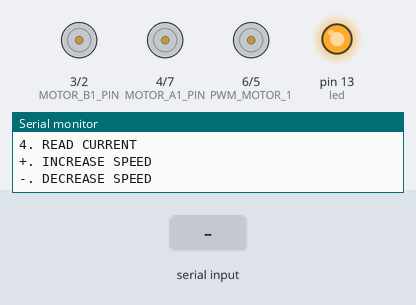
Bench run of a sketch on a simulated Arduino Uno, built with avr-gcc and run on an emulated ATmega328P. On the bench: motor-driver pin pairs drawn as motors (green arrow = first pin HIGH = forward, orange = second pin HIGH = backward, longer = more drive), output pins drawn as LEDs (lit = HIGH), the last lines printed to the serial monitor. The test bench sets the inputs (shaded band).

Above: at 1.2 s.
1.3 s: "8\n" received over Serial
At 2.4 s:
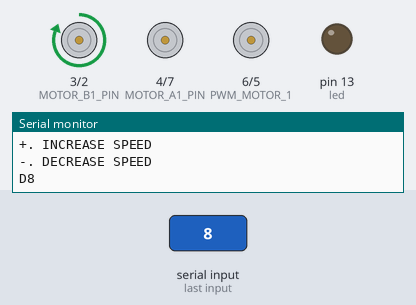
4.3 s: "9\n" received over Serial
At 5.4 s:
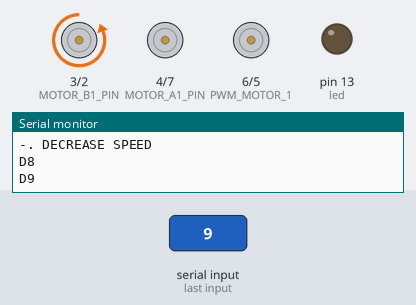
7.3 s: "4\n" received over Serial
At 8.4 s:
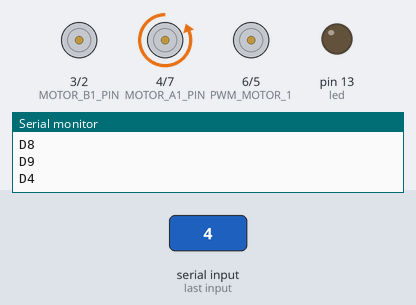
10.3 s: "5\n" received over Serial
At 11.4 s:
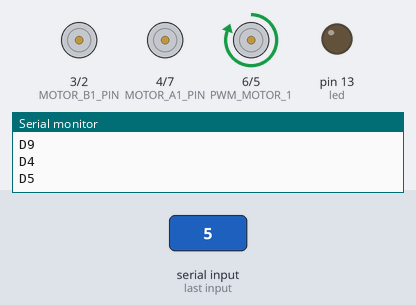
13.3 s: "6\n" received over Serial
At 14.4 s:
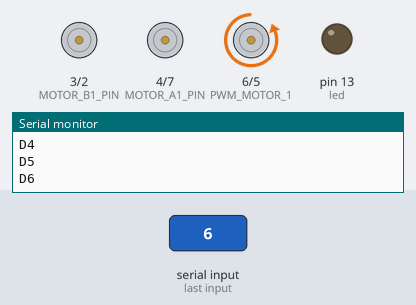
16.3 s: "7\n" received over Serial
At 17.4 s:
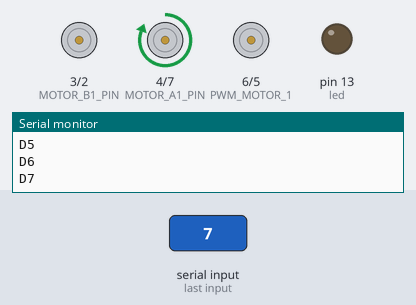
Timing chart, 0 to 20.3 s (numbered marks = the images above; inputs shaded):
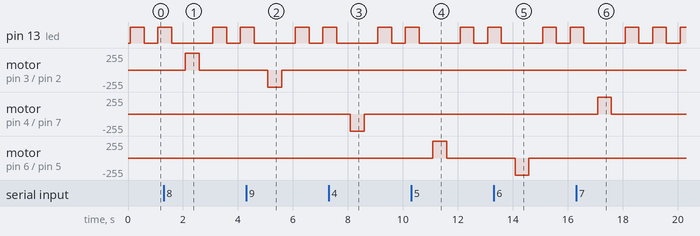

Measured:
- after the input at 1.3 s, motor on pin 3 (MOTOR_B1_PIN) / pin 2 (MOTOR_B2_PIN): stopped → forward 255/255 after 0.79 s, → stopped 0.50 s later
- after the input at 4.3 s, motor on pin 3 (MOTOR_B1_PIN) / pin 2 (MOTOR_B2_PIN): stopped → backward 255/255 after 0.79 s, → stopped 0.50 s later
- after the input at 7.3 s, motor on pin 4 (MOTOR_A1_PIN) / pin 7 (MOTOR_A2_PIN): stopped → backward 255/255 after 0.79 s, → stopped 0.50 s later
- after the input at 10.3 s, motor on pin 6 (PWM_MOTOR_1) / pin 5 (PWM_MOTOR_2): stopped → forward 255/255 after 0.79 s, → stopped 0.50 s later
- after the input at 13.3 s, motor on pin 6 (PWM_MOTOR_1) / pin 5 (PWM_MOTOR_2): stopped → backward 255/255 after 0.79 s, → stopped 0.50 s later
- after the input at 16.3 s, motor on pin 4 (MOTOR_A1_PIN) / pin 7 (MOTOR_A2_PIN): stopped → forward 255/255 after 0.79 s, → stopped 0.50 s later
- by itself, pin 13 (led): repeats every 1.0 s: HIGH 0.50 s, LOW 0.50 s

The sketch:

test-buf-teensy-moto-2wd.ino
```cpp
/*
 Christopher Coballes
 Hi-Techno Barrio
 -Test on Encoder
 -Test on Direction
 -Test on Speed
 -MCU: Teesy LC/4.0/3.2
 */
// Teensy -LM2596-5V MOTO

#define BUFF_STATE_DIR  8   // Tri-State
#define EN_PIN_1        0   // A0
#define PWM_MOTOR_1     6   // D5
#define MOTOR_A1_PIN    4   // D7
#define MOTOR_B1_PIN    3   // D8

#define EN_PIN_2        1   // A1
#define PWM_MOTOR_2     5   // D6
#define MOTOR_A2_PIN    7   // D4
#define MOTOR_B2_PIN    2   // D9 -OK


// Teensy -LM2596-5V MOTO
//#define MOTOR1_PWM   6   // D5
//#define MOTOR2_PWM   5   // D6
//#define MOTOR1_EN    0   // A0
//#define MOTOR2_EN    1   // A1
//#define BUFF_CTL     9   // Tri-State
//#define MOTOR1_IN_A  4   // D7
//#define MOTOR1_IN_B  3   // D8
//#define MOTOR2_IN_A  8   // D4
//#define MOTOR2_IN_B  2   // D9
int led = 13;


//   avoid using pins with LEDs attached
void setup()
{
   Serial.println("Basic Encoder + Motor Test:");
  pinMode(MOTOR_A1_PIN, OUTPUT);
  pinMode(MOTOR_A1_PIN, OUTPUT);
  pinMode(MOTOR_B1_PIN, OUTPUT);

  pinMode(MOTOR_A2_PIN, OUTPUT);
  pinMode(MOTOR_B2_PIN, OUTPUT);

  pinMode(PWM_MOTOR_1, OUTPUT);
  pinMode(PWM_MOTOR_2, OUTPUT);
  pinMode(led, OUTPUT);
  pinMode(EN_PIN_1, OUTPUT);
  pinMode(EN_PIN_2, OUTPUT);

  Serial.begin(9600);              // Initiates the serial to do the monitoring
  Serial.println("Begin motor control");
  Serial.println(); //Print function list for user selection
  Serial.println("Enter number for control option:");
  Serial.println("1. STOP");
  Serial.println("2. FORWARD");
  Serial.println("3. REVERSE");
  Serial.println("4. READ CURRENT");
  Serial.println("+. INCREASE SPEED");
  Serial.println("-. DECREASE SPEED");
  Serial.println();
}

void loop()
{

  twinkle();

  char  user_input;
  String serialReceived;
  digitalWrite(BUFF_STATE_DIR, LOW);
  while(Serial.available())
  {
    serialReceived = Serial.readStringUntil('\n');
    user_input = serialReceived.charAt(0);
    resets();
    switch(user_input)
    {
     case  '0' :
       testZero();
     break;
     case  '1' :
       testOne();
     break;
      case '8' :
       testEight();
     break;
     case '9' :
       testNine();
     break;
      case '4' :
       testFour();
     break;
     case '5' :
       testFive();
     break;
     case '6' :
       testSix();
     break;
     case '7'  :
       testSeven();
     break;
    default:
      Serial.println("Invalid option entered.");
      break;
    } // switch
  } // while
 } //loop

// resets()
void resets()
{

   digitalWrite(MOTOR_A1_PIN, LOW);
  digitalWrite(MOTOR_A1_PIN, LOW);
  digitalWrite(MOTOR_B1_PIN, LOW);

  digitalWrite(MOTOR_A2_PIN, LOW);
  digitalWrite(MOTOR_B2_PIN, LOW);

  digitalWrite(PWM_MOTOR_1, LOW);
  digitalWrite(PWM_MOTOR_2, LOW);

  digitalWrite(EN_PIN_1, LOW);
  digitalWrite(EN_PIN_2, LOW);

}

//zero
void  testZero()
{
  Serial.println("A0");
  digitalWrite(EN_PIN_1, HIGH);   // turn the LED on (HIGH is the voltage level)
  delay(500);                  // wait for a second
  digitalWrite(EN_PIN_1, LOW);    // turn the LED off by making the voltage LOW
 delay(500);
}
//one
void  testOne()
{
  Serial.println("A1");
 digitalWrite(EN_PIN_2, HIGH);   // turn the LED on (HIGH is the voltage level)
 delay(500);                  // wait for a second
 digitalWrite(EN_PIN_2, LOW);    // turn the LED off by making the voltage LOW
  delay(500); ;
}
//two
void  testNine()
{
  Serial.println("D9");
  digitalWrite(MOTOR_B2_PIN, HIGH);   // turn the LED on (HIGH is the voltage level)
  delay(500);                  // wait for a second
  digitalWrite(MOTOR_B2_PIN, LOW);    // turn the LED off by making the voltage LOW
  delay(500);
}
//three
void  testEight()
{
  Serial.println("D8");
  digitalWrite(MOTOR_B1_PIN, HIGH);   // turn the LED on (HIGH is the voltage level)
  delay(500);                  // wait for a second
  digitalWrite(MOTOR_B1_PIN, LOW);    // turn the LED off by making the voltage LOW
  delay(500);
}
//four
void  testSeven()
{
  Serial.println("D7");
  digitalWrite(MOTOR_A1_PIN, HIGH);   // turn the LED on (HIGH is the voltage level)
  delay(500);                  // wait for a second
  digitalWrite(MOTOR_A1_PIN, LOW);    // turn the LED off by making the voltage LOW
  delay(500);
}
//five
void  testFive()
{
  Serial.println("D5");
  digitalWrite(PWM_MOTOR_1, HIGH);   // turn the LED on (HIGH is the voltage level)
  delay(500);                 // wait for a second
  digitalWrite(PWM_MOTOR_1, LOW);    // turn the LED off by making the voltage LOW
  delay(500);
}
//six
void  testSix()
{
  Serial.println("D6");
  digitalWrite(PWM_MOTOR_2, HIGH);   // turn the LED on (HIGH is the voltage level)
  delay(500);                 // wait for a second
  digitalWrite(PWM_MOTOR_2, LOW);    // turn the LED off by making the voltage LOW
  delay(500);
}
// seven
void  testFour()
{
  Serial.println("D4");
  digitalWrite(MOTOR_A2_PIN , HIGH);   // turn the LED on (HIGH is the voltage level)
  delay(500);                  // wait for a second
  digitalWrite(MOTOR_A2_PIN , LOW);    // turn the LED off by making the voltage LOW
 delay(500);
}


//blink
void twinkle ()
{
  digitalWrite(led, HIGH);   // turn the LED on (HIGH is the voltage level)
  delay(500);                  // wait for a second
  digitalWrite(led, LOW);    // turn the LED off by making the voltage LOW
 delay(500);                 // wait for a second
}
```
